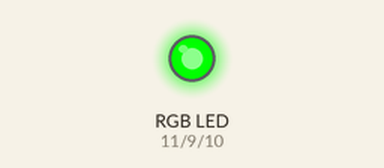
Recording of a sketch running on a simulated Arduino Uno, built with avr-gcc and run on an emulated ATmega328P. On the bench: an RGB LED mixed from three pins (HIGH = lit). What the sketch prints to the serial monitor is not drawn.

Above: at 0.15 s.
Timing chart, 0 to 1.6 s (numbered marks = the images above):
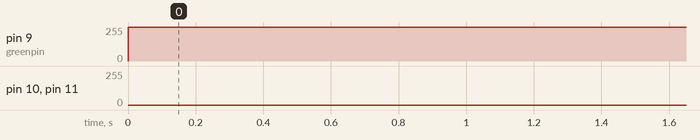

The sketch:

RGB_LED.ino
```cpp
int redpin = 11;    // select the input pin for the potentiometer
int bluepin =10;      // select the pin for the LED
int greenpin =9;
int val;
int counter=1;

void setup() {
  pinMode(redpin, OUTPUT);
  pinMode(bluepin, OUTPUT);
  pinMode(greenpin, OUTPUT);
  Serial.begin(9600);
}

void loop()
{
for(val=255; val>0; val--)
  {
   analogWrite(11, val);
   analogWrite(10, 255-val);
   analogWrite(9, 128-val);
   delay(1);
  }
for(val=0; val<255; val++)
  {
   analogWrite(11, val);
   analogWrite(10, 255-val);
   analogWrite(9, 128-val);
   delay(1);
  }
  counter++;
 Serial.println(counter);
}
```

Measured:
- by itself, pin 9 (greenpin): 0/255 → 255/255 at 0.00 s
